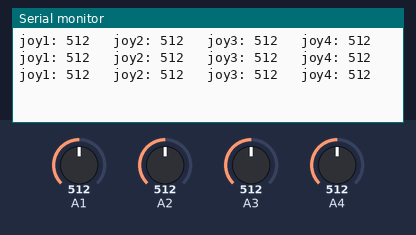
This sketch was run on a simulated Arduino Uno, built with avr-gcc and run on an emulated ATmega328P. On the bench: the last lines printed to the serial monitor. The inputs (shaded band) are chosen by the test bench; at power-on: A1 = 512, A2 = 512, A3 = 512, A4 = 512.

Above: at 1.3 s.
1.4 s: A1 set to 716
At 1.9 s:
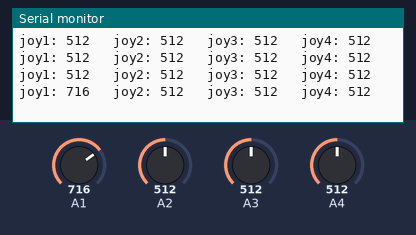
2.9 s: A2 set to 716
At 3.4 s:
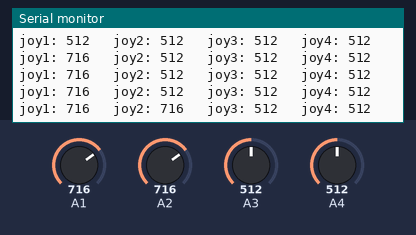
4.4 s: A3 set to 716
At 4.8 s:
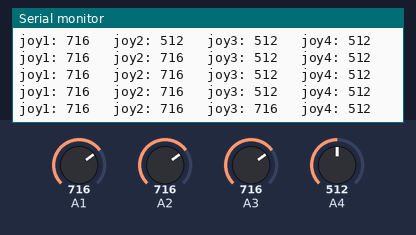
5.9 s: A4 set to 716
At 6.4 s:
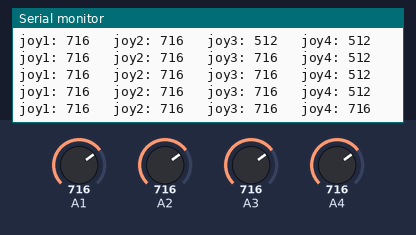
7.4 s: A1 set to 992
At 7.9 s:
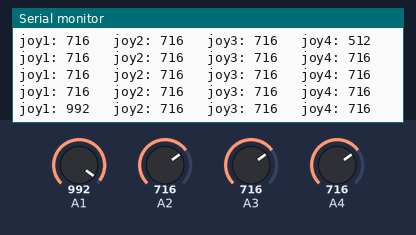
8.9 s: A2 set to 992
At 9.4 s:
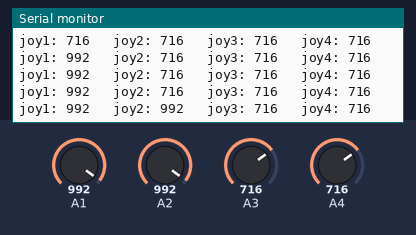
Timing chart, 0 to 11.4 s (numbered marks = the images above; inputs shaded):
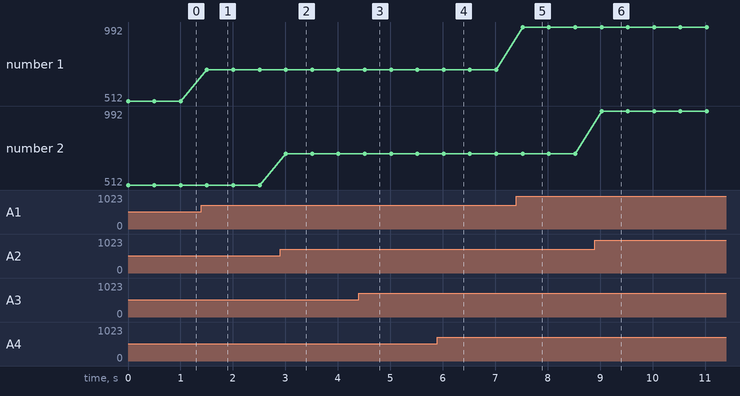

The sketch:

Pot-Joy_Val_Read.ino
```cpp
void setup() {
  Serial.begin (115200);

}

void loop() {
  int joy1 = analogRead (A1);
  int joy2 = analogRead (A2);
  int joy3 = analogRead (A3);
  int joy4 = analogRead (A4);

  Serial.print ("joy1: ");
  Serial.print (joy1);
  Serial.print ("   ");
  Serial.print ("joy2: ");
  Serial.print (joy2);
  Serial.print ("   ");
  Serial.print ("joy3: ");
  Serial.print (joy3);
  Serial.print ("   ");
  Serial.print ("joy4: ");
  Serial.print (joy4);
  Serial.println ("   ");
  delay (500);

}
```

Measured:
- after the input at 1.4 s, the serial monitor: prints a new line after 0.11 s (image 1)
- after the input at 2.9 s, the serial monitor: prints a new line after 0.11 s (image 2)
- after the input at 4.4 s, the serial monitor: prints a new line after 0.11 s (image 3)
- after the input at 5.9 s, the serial monitor: prints a new line after 0.12 s (image 4)
- after the input at 7.4 s, the serial monitor: prints a new line after 0.12 s (image 5)
- after the input at 8.9 s, the serial monitor: prints a new line after 0.13 s (image 6)
- plotted number 1: 512 → 716 after the input at 1.4 s, 716 → 992 after the input at 7.4 s
